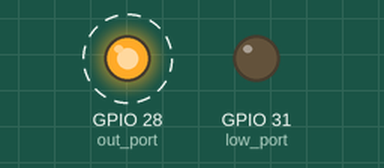
A program run on a simulated Raspberry Pi (BCM pin numbers). Shown: output pins drawn as LEDs (lit = HIGH). Dashed ring = blinking. At 3.0 s the program stops and its outputs stay as they are.

Above: at 0.2 s.
Timing chart, 0 to 3.0 s (numbered marks = the images above):
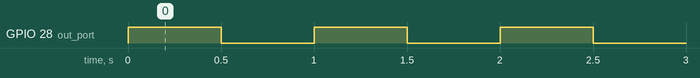

The program:

led.py
```python
#!/usr/bin/env python
# -*- coding: utf-8 -*-

from sys import argv
import time
import RPi.GPIO as GPIO
import random

try:
  out_port = int(argv[1])
  low_port = int(argv[2])
except:
  out_port = 28
  low_port = 31

repeat_time = 3
sleep_time =  0.5

# use port 29-31
ports = [30,28,29,31]
ports.pop(ports.index(out_port))
ports.pop(ports.index(low_port))
[in_port1, in_port2] = ports
GPIO.setmode(GPIO.BCM)

GPIO.setup(low_port, GPIO.OUT)
GPIO.setup(low_port, GPIO.LOW)
GPIO.setup(in_port1, GPIO.IN)
GPIO.setup(in_port2, GPIO.IN)
GPIO.setup(out_port, GPIO.OUT)


for i in range(repeat_time):
  GPIO.output(out_port,GPIO.HIGH)
  time.sleep(sleep_time)
  GPIO.output(out_port,GPIO.LOW)
  time.sleep(sleep_time)
GPIO.cleanup()
```

Measured:
- by itself, GPIO 28 (out_port): alternates HIGH for 0.50 s and LOW for 0.50 s, 6 changes in all, then stays LOW
